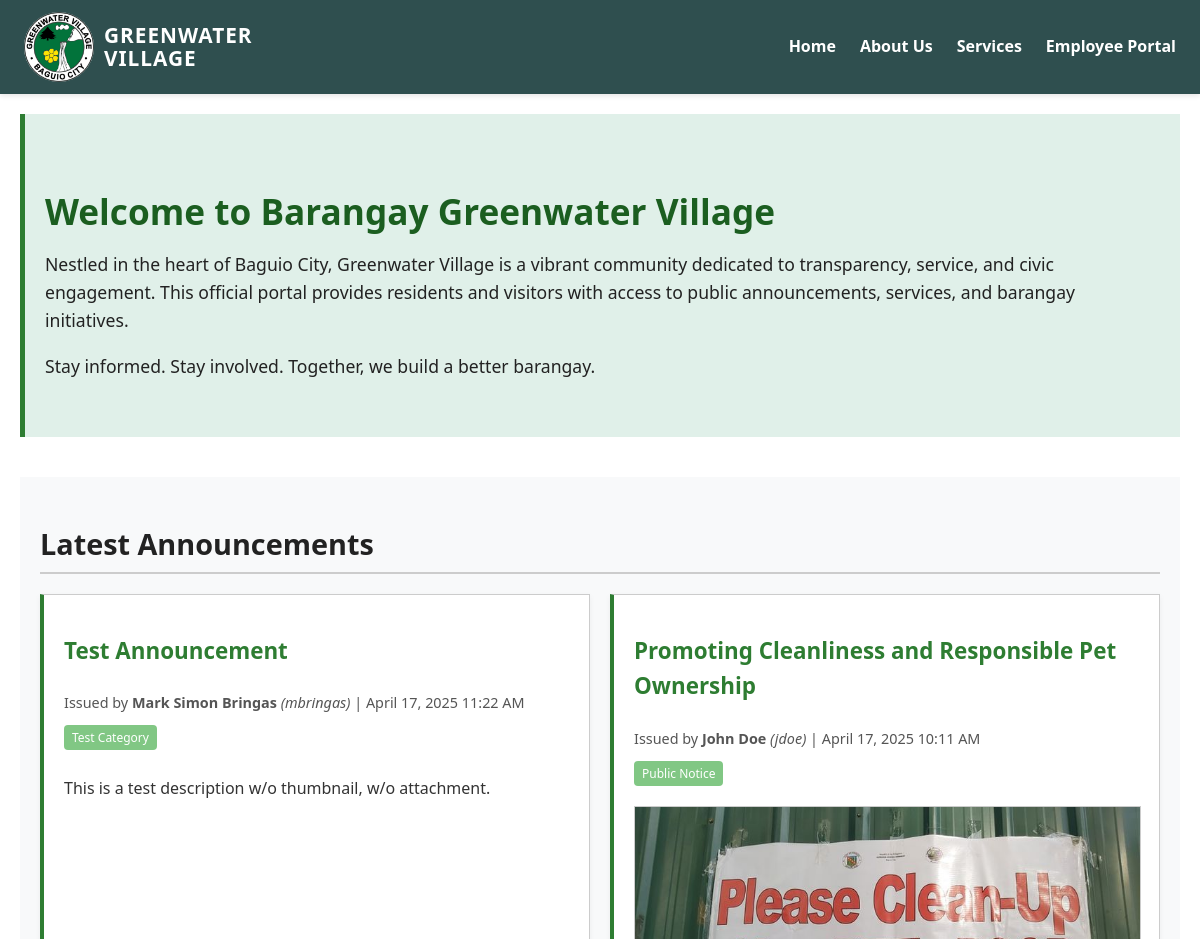
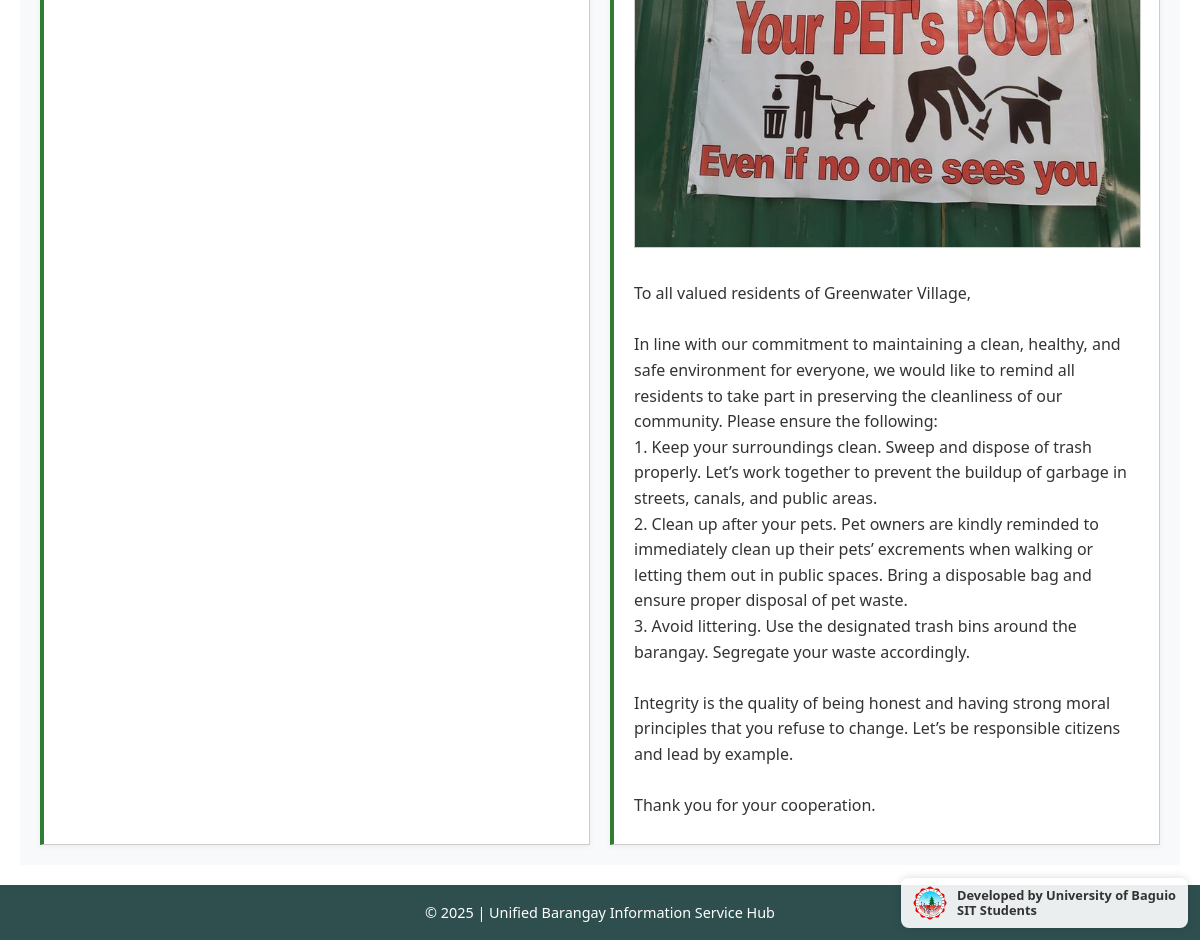
The page / on the database its author committed (2 pictures, top to bottom).
### tables this page shows
CREATE TABLE `announcements` (
  `announcement_id` int(11) NOT NULL,
  `title` varchar(255) NOT NULL,
  `body` text NOT NULL,
  `privacy` varchar(7) NOT NULL,
  `category` varchar(100) NOT NULL,
  `author_id` int(11) NOT NULL,
  `post_date` datetime DEFAULT current_timestamp(),
  `thumbnail` varchar(255) DEFAULT NULL,
  `last_updated` datetime DEFAULT NULL
);

CREATE TABLE `employee_details` (
  `emp_id` int(11) NOT NULL,
  `first_name` varchar(255) NOT NULL,
  `middle_name` varchar(255) DEFAULT NULL,
  `last_name` varchar(255) NOT NULL,
  `date_of_birth` date NOT NULL,
  `sex` varchar(1) NOT NULL,
  `address` text NOT NULL,
  `religion` varchar(100) NOT NULL,
  `civil_status` varchar(20) NOT NULL,
  `legislature` varchar(100) NOT NULL,
  `access_level` tinyint(4) NOT NULL,
  `phone_no` varchar(13) NOT NULL,
  `picture` varchar(255) NOT NULL,
  `committee` varchar(100) DEFAULT NULL
);

### config/dbfetch_public.php (called while the page is built, shortened)
<?php
    include 'config/dbconfig.php';
    try {
        $publicAnnouncementQuery = "
            SELECT A.*, L.username, E.first_name, E.middle_name, E.last_name
            FROM announcements AS A
            JOIN login_details AS L ON A.author_id = L.user_id
            JOIN employee_details AS E ON L.emp_id = E.emp_id
            WHERE A.privacy = 'Public'
            ORDER BY A.post_date DESC
        ";
        $publicAnnouncement = $pdo->query($publicAnnouncementQuery);
        $publicAnnouncementDetails = $publicAnnouncement->fetchAll(PDO::FETCH_ASSOC);
    } catch (PDOException $e) {
        error_log($e->getMessage());
        echo "<script>console.log('Error fetching public announcements.');</script>";
        $publicAnnouncementDetails = [];
        $attachmentsByAnnouncement = [];
    }
?>

### index.php (the view, shortened to what this page needs)
<?php
include 'config/dbconfig.php';
include 'config/dbfetch_public.php';
?>
<!DOCTYPE html>
<html lang="en">
<head>
    <link rel="stylesheet" href="css/index.css" />
</head>
<body>
    <?php include 'partials/header.php'; ?>
    <main class="main-content">
        <section class="hero-section">
            <div class="hero-text">
                <h1>Welcome to Barangay Greenwater Village</h1>
                <p>
                    Nestled in the heart of Baguio City, Greenwater Village is a vibrant community dedicated to transparency, service, and civic engagement. This official portal provides residents and visitors with access to public announcements, services, and barangay initiatives.
                </p>
                <p>
                    Stay informed. Stay involved. Together, we build a better barangay.
                </p>
            </div>
        </section>
        <section class="announcements-section">
            <h2 class="section-title">Latest Announcements</h2>
            <div class="announcement-container">
                <?php
                if (count($publicAnnouncementDetails) < 1) {
                    echo "<p class='no-announcement'>No announcements available at this time.</p>";
                } else {
                    foreach ($publicAnnouncementDetails as $ann) {
                ?>
                    <div class="announcement-card">
                        <h3><?php echo htmlspecialchars($ann['title']); ?></h3>
                        <p class="meta">
                            Issued by <strong><?php echo $ann['first_name'] . ' ' . $ann['last_name']; ?></strong>
                            <i>(<?php echo $ann['username']; ?>)</i> |
                            <?php echo date("F j, Y g:i A", strtotime($ann['post_date'])); ?>
                        </p>
                        <span class="badge"><?php echo htmlspecialchars($ann['category']); ?></span>
                        <?php if (!empty($ann['thumbnail'])) { ?>
                            <img src="<?php echo str_replace('../', '', $ann['thumbnail']); ?>" alt="thumbnail" class="announcement-thumbnail">
                        <?php } ?>
                        <p class="announcement-body"><?php echo nl2br(htmlspecialchars($ann['body'])); ?></p>
                    </div>
                <?php
                    }
                }
                ?>
            </div>
        </section>
    </main>
    <?php include 'partials/footer.php'; ?>
</body>
</html>

### css/index.css (style rules this page uses)
html, body { height: 100%; margin: 0; padding: 0; display: flex; flex-direction: column; }
body { font-family: "Segoe UI", Tahoma, Geneva, Verdana, sans-serif; background-color: #f4f6f9; color: #222; line-height: 1.6; flex-grow: 1; }
main { flex: 1; display: flex; flex-direction: column; }
.main-content { max-width: 100%; padding: 20px; background-color: #fff; }
.hero-section { background: #e0f0e9; padding: 40px 20px; border-left: 5px solid #2e7d32; margin-bottom: 40px; }
.hero-text h1 { font-size: 2.2rem; color: #1b5e20; margin-bottom: 10px; }
.hero-text p { font-size: 1.1rem; margin-top: 10px; }
.announcements-section { padding: 20px; background-color: #f8f9fa; }
.section-title { font-size: 1.8rem; margin-bottom: 20px; border-bottom: 2px solid #ccc; padding-bottom: 5px; }
.announcement-container { display: grid; grid-template-columns: repeat(auto-fit, minmax(320px, 1fr)); gap: 20px; }
.announcement-card { background-color: #ffffff; border: 1px solid #ccc; padding: 15px 20px; border-left: 4px solid #2e7d32; box-shadow: 0 2px 6px rgba(0, 0, 0, 0.05); transition: 0.3s ease; }
.announcement-card h3 { color: #2e7d32; font-size: 1.4rem; }
.meta { font-size: 0.9rem; color: #555; margin: 5px 0 10px; }
.badge { display: inline-block; background-color: #81c784; color: #fff; font-size: 0.75rem; padding: 3px 8px; border-radius: 4px; margin-bottom: 10px; }
.announcement-thumbnail { max-width: 100%; height: auto; margin: 10px 0; border: 1px solid #ccc; }
.announcement-body { font-size: 1rem; color: #333; margin-bottom: 10px; }

### rows shown on the page
announcements: title "Test Announcement", employee_details.first_name "Mark Simon", employee_details.last_name "Bringas", author.username "mbringas", post_date "April 17, 2025 11:22 AM", category "Test Category", body "This is a test description w/o thumbnail, w/o attachment."
announcements: title "Promoting Cleanliness and Responsible Pet Ownership", employee_details.first_name "John", employee_details.last_name "Doe", author.username "jdoe", post_date "April 17, 2025 10:11 AM", category "Public Notice", thumbnail (picture), body "To all valued residents of Greenwater Village, In line with our commitment to maintaining a clean, healthy, and safe environment for everyone, we would like to remind all residents to take part in preserving the cleanliness of our community. Please ensure the following: 1. Keep your surroundings clean. Sweep and dispose of trash properly. Let’s work together to prevent the buildup of garbage in streets, canals, and public areas. 2. Clean up after your pets. Pet owners are kindly reminded to immediately clean up their pets’ excrements when walking or letting them out in public spaces. Bring a disposable bag and ensure proper disposal of pet waste. 3. Avoid littering. Use the designated trash…"
